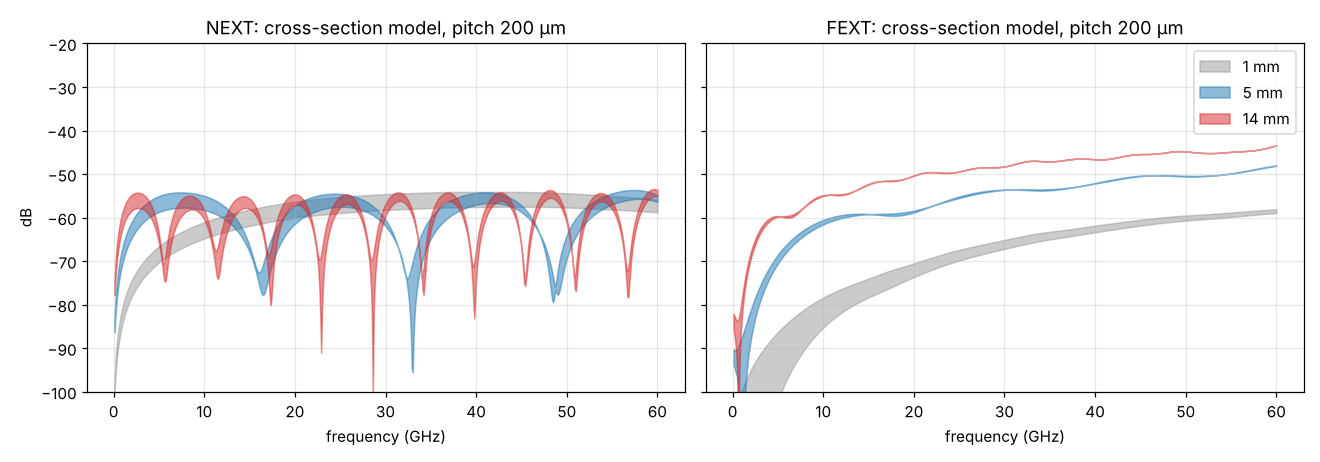

Write the Python code that produced this figure.
"""Hybrid cross-section model (see modal_vs_s4p_v3.py) evaluated for 1, 5 and 14 mm."""
import numpy as np, matplotlib; matplotlib.use("Agg"); import matplotlib.pyplot as plt
from modal_vs_s4p_v3 import xtalk, db
f = np.linspace(0.1e9, 60e9, 600)
fig, axs = plt.subplots(1, 2, figsize=(12, 4.2), sharey=True)
for L, col in [(1e-3, "0.6"), (5e-3, "C0"), (14e-3, "C3")]:
    for i, name in enumerate(["NEXT", "FEXT"]):
        lo, hi = db(xtalk(f, L, 0.0030)[i]), db(xtalk(f, L, 0.0045)[i])
        axs[i].fill_between(f/1e9, np.minimum(lo, hi), np.maximum(lo, hi), color=col, alpha=.5, label=f"{L*1e3:.0f} mm")
for a, n in zip(axs, ["NEXT", "FEXT"]):
    a.set_title(f"{n}: cross-section model, pitch 200 µm"); a.set_xlabel("frequency (GHz)"); a.grid(alpha=.3); a.set_ylim(-100, -20)
axs[0].set_ylabel("dB"); axs[1].legend()
fig.tight_layout(); fig.savefig("predict_14mm.png", dpi=110)
for g in (10, 30, 60):
    k = np.argmin(abs(f-g*1e9)); n, fe = xtalk(f[k:k+1], 14e-3, 0.0045)
    print(g, "GHz 14mm NEXT %.1f FEXT %.1f" % (db(n)[0], db(fe)[0]))
